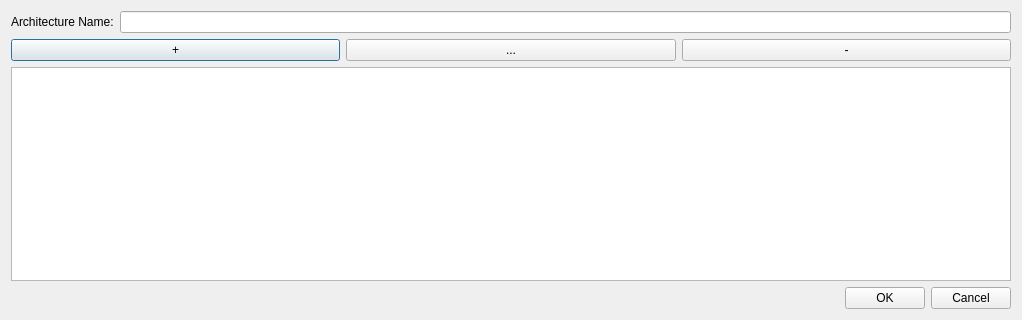
<?xml version="1.0" encoding="UTF-8"?>
<ui version="4.0">
 <class>ArchitectureFileEditorDialog</class>
 <widget class="QDialog" name="ArchitectureFileEditorDialog">
  <property name="geometry">
   <rect>
    <x>0</x>
    <y>0</y>
    <width>1022</width>
    <height>320</height>
   </rect>
  </property>
  <property name="windowTitle">
   <string>Dialog</string>
  </property>
  <layout class="QVBoxLayout" name="verticalLayout">
   <item>
    <layout class="QHBoxLayout" name="horizontalLayout">
     <item>
      <widget class="QLabel" name="label">
       <property name="text">
        <string>Architecture Name:</string>
       </property>
      </widget>
     </item>
     <item>
      <widget class="QLineEdit" name="architectureNameLineEdit"/>
     </item>
    </layout>
   </item>
   <item>
    <layout class="QHBoxLayout" name="horizontalLayout_2">
     <item>
      <widget class="QPushButton" name="addItemPushButton">
       <property name="text">
        <string>+</string>
       </property>
      </widget>
     </item>
     <item>
      <widget class="QPushButton" name="editItemPushButton">
       <property name="sizePolicy">
        <sizepolicy hsizetype="Minimum" vsizetype="Fixed">
         <horstretch>0</horstretch>
         <verstretch>0</verstretch>
        </sizepolicy>
       </property>
       <property name="text">
        <string>...</string>
       </property>
      </widget>
     </item>
     <item>
      <widget class="QPushButton" name="removeItemPushButton">
       <property name="text">
        <string>-</string>
       </property>
      </widget>
     </item>
    </layout>
   </item>
   <item>
    <widget class="QTableWidget" name="architectureItemsTableWidget">
     <attribute name="horizontalHeaderVisible">
      <bool>false</bool>
     </attribute>
     <attribute name="verticalHeaderVisible">
      <bool>false</bool>
     </attribute>
    </widget>
   </item>
   <item>
    <layout class="QHBoxLayout" name="horizontalLayout_3">
     <item>
      <spacer name="horizontalSpacer">
       <property name="orientation">
        <enum>Qt::Horizontal</enum>
       </property>
       <property name="sizeHint" stdset="0">
        <size>
         <width>40</width>
         <height>20</height>
        </size>
       </property>
      </spacer>
     </item>
     <item>
      <widget class="QPushButton" name="okPushButton">
       <property name="text">
        <string>OK</string>
       </property>
      </widget>
     </item>
     <item>
      <widget class="QPushButton" name="cancelPushButton">
       <property name="text">
        <string>Cancel</string>
       </property>
      </widget>
     </item>
    </layout>
   </item>
  </layout>
 </widget>
 <resources/>
 <connections/>
</ui>
